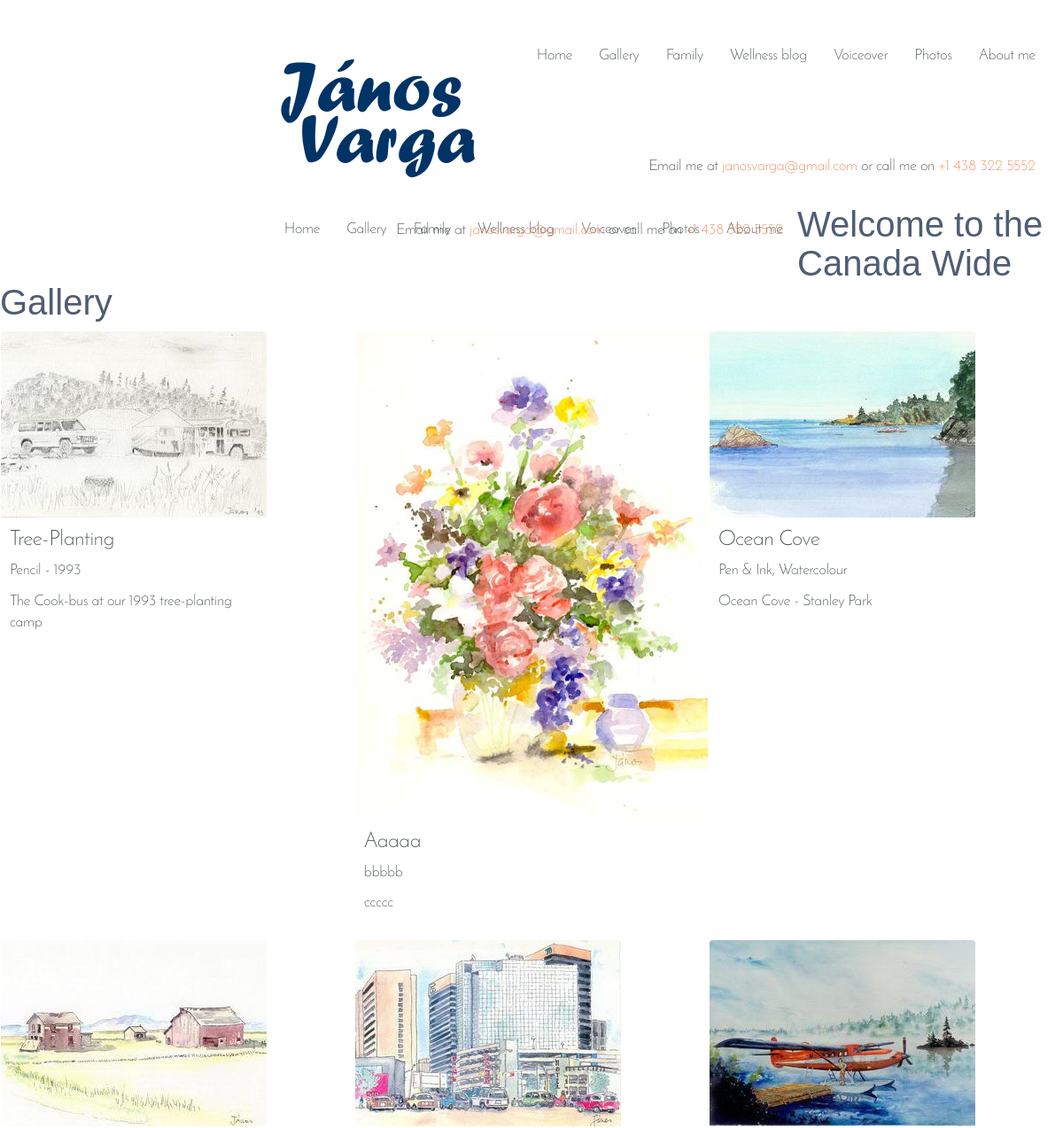
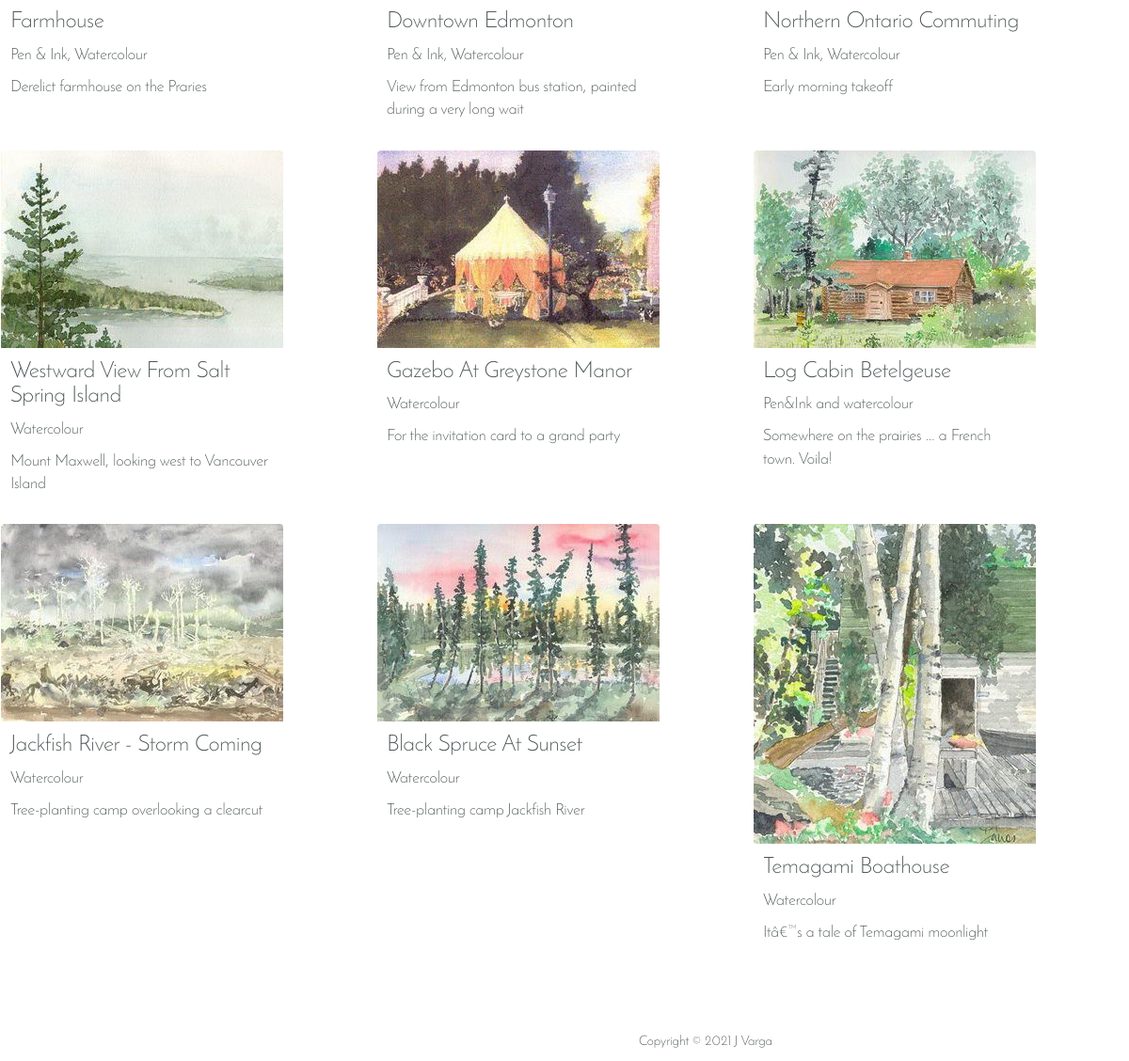
Screenshot of /canadawide-orig.php with the database file from the repository (2 pictures, top to bottom).
### tables this page shows
CREATE TABLE `settings` (
  `id` int(2) NOT NULL AUTO_INCREMENT,
  `pageName` varchar(255) NOT NULL,
  `titlePage` varchar(255) NOT NULL,
  `metaDescription` varchar(255) NOT NULL,
  `captionPage` varchar(255) NOT NULL,
  `imageLocation` varchar(255) NOT NULL,
  `header_1` varchar(255) NOT NULL,
  `header_2` varchar(255) NOT NULL,
  `header_3` varchar(255) NOT NULL,
  `text_1` text NOT NULL,
  `text_2` text NOT NULL,
  `text_3` text NOT NULL,
  PRIMARY KEY (`id`)
);

CREATE TABLE `gallery` (
  `id` int(11) NOT NULL AUTO_INCREMENT,
  `pageName` varchar(255) NOT NULL,
  `galleryName` varchar(255) NOT NULL,
  `fullGalleryName` varchar(255) NOT NULL,
  `pictureName` varchar(255) NOT NULL,
  `pictureDescription` text NOT NULL,
  `pictureDatas` text NOT NULL,
  `portrait` tinyint(1) NOT NULL,
  `fileName` varchar(255) NOT NULL,
  `indexOnPage` int(11) NOT NULL,
  PRIMARY KEY (`id`)
);

### canadawide-orig.php (the view, shortened to what this page needs)
<?php include ("blocks/db.php");
$result = mysql_query("SELECT titlePage, metaDescription, header_1, imageLocation FROM settings WHERE pageName='canadawide'",$db) or die("SQL error: ".mysql_error());
$myrow = mysql_fetch_array($result);
$header_1 = $myrow["header_1"];
$galleryName = "canada";
?>
<!DOCTYPE html>
<html lang="en">
<head>
  <link rel="stylesheet" type="text/css" href="css/main.css">
</head>
<body>
	<?php include("blocks/header.php"); ?>
	<div id="pagecontainer">
		<?php include("blocks/topnav.php"); ?>
		<?php include("blocks/contentgallery.php"); ?>
	</div>
	<?php include("blocks/footer.php"); ?>
</body>
</html>

### blocks/contentgallery.php
<div id='welcomtext' class="gallery">
    <h2><?php echo $header_1 ?></h2>
    <article>
        <ul class="gallery-list lightgallery">
<?php
    $num_posts=mysql_fetch_array(mysql_query("SELECT COUNT(*) FROM gallery WHERE galleryName='$galleryName'")) or die(mysql_error());
    $num_posts = $num_posts["COUNT(*)"];
    $resultPicture = mysql_query("Select pictureName, pictureDescription, pictureDatas, portrait, fileName from gallery where galleryName = '$galleryName' order by indexOnPage") or die(mysql_error());
    $data = mysql_fetch_array($resultPicture);
    $num_image = 0;
    do {
        $num_image = $num_image+1;
        if ($num_image == 1) {
            $num_prev = $num_posts;
        } else {
            $num_prev = $num_image-1;
        }
        if ($num_image == $num_posts) {
            $num_next = 1;
        } else {
            $num_next = $num_image+1;
        }
        print("<li class='col-lg-4 col-md-3 col-sm-6 col-xs-12 no-gutter' >");
        printf("
                <a class='lightgallery-slide-item' href='gallery/".$imageLocation."/watercolour/".$data['fileName']."'>
                    <figure>
                        <div class='img-container'>
                            <img src='gallery/".$imageLocation."/thumbs/".$data['fileName']."' alt='".ucfirst($data['pictureName'])."'>
                        </div>
                        <figcaption>
                            <h3>".$data['pictureName']."</h3>
                            <p>".$data['pictureDescription']."</p>
                            <p>".$data['pictureDatas']."</p>
                        </figcaption>
                    </figure>
                </a>
            </section>
        </li>", $num_image, $imageLocation, $data["fileName"], $data["pictureName"], $data["pictureName"], $data["pictureDescription"], $data["pictureDatas"], $num_image, $imageLocation, $data["fileName"], $data["pictureName"],$num_prev,$num_next);
        }
        while ( $data = mysql_fetch_array($resultPicture));
    ?>
        </ul>
    </article>
</div>

### rows the page displays
settings: header_1 "Welcome to the Canada Wide Gallery"
gallery: value "Aaaaa bbbbb ccccc"
gallery: value "Ocean Cove Pen & Ink, Watercolour Ocean Cove - Stanley Park"
gallery: value "Farmhouse Pen & Ink, Watercolour Derelict farmhouse on the Praries"
gallery: value "Downtown Edmonton Pen & Ink, Watercolour View from Edmonton bus station, painted during a very long wait"
gallery: value "Northern Ontario Commuting Pen & Ink, Watercolour Early morning takeoff"
gallery: value "Westward View From Salt Spring Island Watercolour Mount Maxwell, looking west to Vancouver Island"
gallery: value "Gazebo At Greystone Manor Watercolour For the invitation card to a grand party"
gallery: value "Log Cabin Betelgeuse Pen&Ink and watercolour Somewhere on the prairies ... a French town. Voila!"
gallery: value "Jackfish River - Storm Coming Watercolour Tree-planting camp overlooking a clearcut"
gallery: value "Black Spruce At Sunset Watercolour Tree-planting camp Jackfish River"
gallery: value "Temagami Boathouse Watercolour Itâ€™s a tale of Temagami moonlight"
